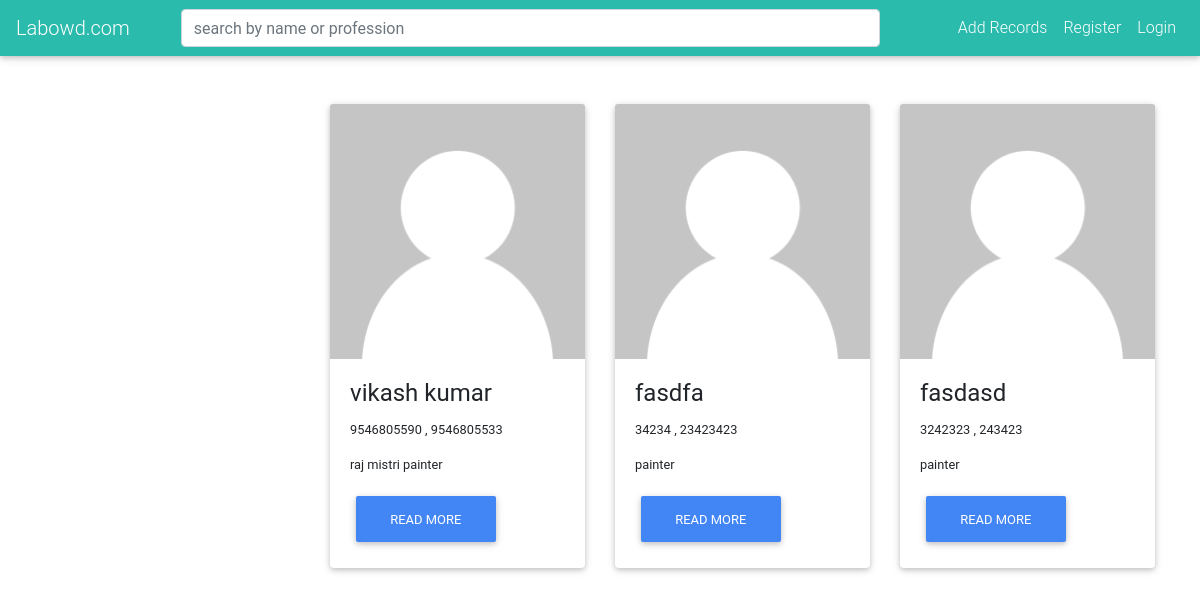
The app's page /search/ with its own data.
### public/models.py (models this page shows, shortened)
class Peoples(models.Model):
    name = models.CharField(max_length=200)
    category = models.ManyToManyField(Categories)
    contact = models.IntegerField(null=True)
    street = models.TextField()
    city = models.CharField(max_length=10,choices=CITY_CHOICE)
    state = models.CharField(max_length=10,choices=STATE_CHOICE)
    secondary_contact = models.IntegerField(null=True,blank=True)

class Categories(models.Model):
    cat_title = models.CharField(max_length=200)
    cat_description = models.TextField()
    cat_icon = models.CharField(max_length=25)
    cat_date_of_creation = models.DateTimeField(auto_now=True)

### public/views.py (the view)
# urls.py: path('search/',SearchListView.as_view(),name='search'),
class SearchListView(ListView):
    model = Peoples
    template_name = "search.html"
    def get_queryset(self):
        people = Peoples.objects.all()
        query = self.request.GET.get("search",None)
        if query:
            cond = Q(name__icontains=query) | Q(category__cat_title__icontains=query)
            return people.filter(cond)
        return people

### templates/search.html (shortened to what this page needs)
{% extends 'base.html' %}
{% block content %}
    <div class="container mt-5">
        <div class="row">
            <div class="col-lg-3">
            </div>
            <div class="col-lg-9">
                <div class="row">
                    {% for p in object_list %}
                        <div class="col-lg-4">
                            <div class="card">
                            {% load static %}
                                <img src="{% static 'default.png' %}" alt="" class="card-img-top">
                                <div class="card-body">
                                    <h4 class="card-title"><a>{{ p.name }}</a></h4>
                                    <p class="small">{{ p.contact }}
                                    {% if p.secondary_contact %}
                                        , {{ p.secondary_contact }}</p>
                                    {% endif %}
                                    <p class="small">
                                        {% for c in p.category.all %}
                                            {{ c.cat_title }}
                                        {% endfor %}
                                    </p>
                                    <a href="{% url 'item' p.id %}" class="btn btn-primary">Read More</a>
                                </div>
                            </div>
                        </div>
                    {% endfor %}
                </div>
            </div>
        </div>
    </div>
{% endblock %}

### records on screen
Peoples: name "vikash kumar", contact "9546805590", secondary_contact "9546805533"
Categories: cat_title "raj mistri"
Categories: cat_title "painter"
Peoples: name "fasdfa", contact "34234", secondary_contact "23423423"
Peoples: name "fasdasd", contact "3242323", secondary_contact "243423"
